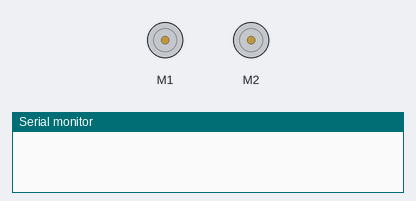
Bench run of a sketch on a simulated Arduino Uno, built with avr-gcc and run on an emulated ATmega328P. On the bench: 2 × DC motor (green arrow = forward, orange = backward, longer = faster), the last lines printed to the serial monitor.

Above: at 0.1 s.
At 3.1 s:
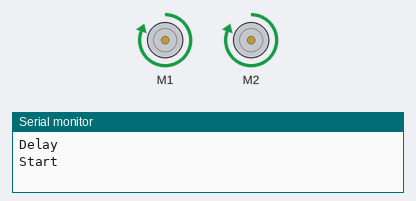
At 7.1 s:
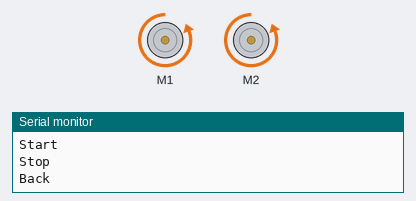
Timing chart, 0 to 10.5 s (numbered marks = the images above):
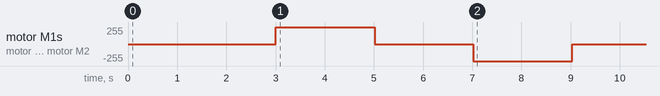

Measured:
- by itself, motor M1, motor M2: stopped → forward 255/255 at 3.0 s, → stopped 2.0 s later, → backward 255/255 2.0 s later, → stopped 2.0 s later

The sketch:

Jolty.ino
```cpp
// (licence header left out)
#include <Sabertooth.h>

// DIP(1-6): 001111

Sabertooth ST(128); // The Sabertooth is on address 128. We'll name its object ST.
                    // If you've set up your Sabertooth on a different address, of course change
                    // that here. For how to configure address, etc. see the DIP Switch Wizard for
                    //   Sabertooth - http://www.dimensionengineering.com/datasheets/SabertoothDIPWizard/start.htm
                    //   SyRen      - http://www.dimensionengineering.com/datasheets/SyrenDIPWizard/start.htm
                    // Be sure to select Packetized Serial Mode for use with this library.
                    //
                    // On that note, you can use this library for SyRen just as easily.
                    // The diff-drive commands (drive, turn) do not work on a SyRen, of course, but it will respond correctly
                    // if you command motor 1 to do something (ST.motor(1, ...)), just like a Sabertooth.
                    //
                    // In this sample, hardware serial TX connects to S1.
                    // See the SoftwareSerial example in 3.Advanced for how to use other pins.

void setup()
{
//  SabertoothTXPinSerial.begin(9600); // 9600 is the default baud rate for Sabertooth packet serial.
  Serial.begin(9600);
//  ST.drive(0);
//  ST.turn(0);
//  ST.autobaud(); // Send the autobaud command to the Sabertooth controller(s).
                 // NOTE: *Not all* Sabertooth controllers need this command.
                 //       It doesn't hurt anything, but V2 controllers use an
                 //       EEPROM setting (changeable with the function setBaudRate) to set
                 //       the baud rate instead of detecting with autobaud.
                 //
                 //       If you have a 2x12, 2x25 V2, 2x60 or SyRen 50, you can remove
                 //       the autobaud line and save yourself two seconds of startup delay.
}


void loop()
{

  delay(1000);

  test1();

  while(1) {
    Serial.println("Done");
    delay(750);
    }
}

void test1() {
  Serial.println("Delay");
  delay(2000);
  Serial.println("Start");
  ST.motor(1, 127);  // Go forward at full power.
  ST.motor(2, 127);  // Go forward at full power.
  delay(2000);       // Wait 2 seconds.
  Serial.println("Stop");
  ST.motor(1, 0);    // Stop.
  ST.motor(2, 0);    // Stop.
  delay(2000);       // Wait 2 seconds.
  Serial.println("Back");
  ST.motor(1, -127); // Reverse at full power.
  ST.motor(2, -127); // Reverse at full power.
  delay(2000);       // Wait 2 seconds.
  Serial.println("Stop");
  ST.motor(1, 0);    // Stop.
  ST.motor(2, 0);    // Stop.
  delay(2000);
}

void test2() {
  Serial.println("Stop");
  ST.motor(1, 0);    // Stop.
//  ST.motor(2, 0);    // Stop.
}
```
